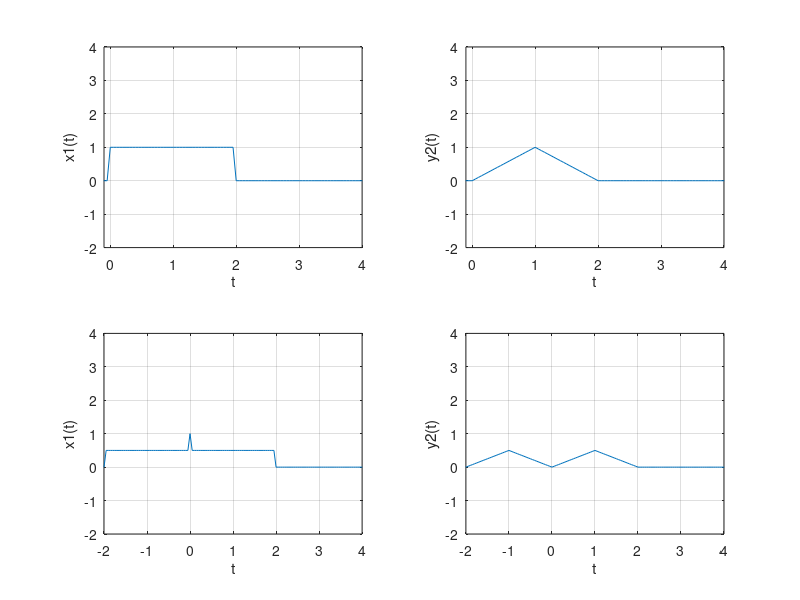

The MATLAB source for this figure:
u=@(t)(t>=0);
x1 = @(u,t)(u(t)-u(t-2)); t =-3:0.05:5;
subplot(2,2,1); plot(t,x1(u,t)); axis([-0.1 4 -2 4]); grid; xlabel('t'); ylabel('x1(t)')
x2 = @(u,t)((u(t)-u(t-1)).*t + (u(t-1)-u(t-2)).*(2-t));
subplot(2,2,2); plot(t,x2(u,t)); axis([-0.1 4 -2 4]); grid; xlabel('t'); ylabel('y2(t)')

y1 = @(u,t)(1/2).*(u(t)-u(t-2));
subplot(2,2,3); plot(t,y1(u,t)+y1(u,-t)); axis([-2 4 -2 4]); grid; xlabel('t'); ylabel('x1(t)')
y2 = @(u,t)(1/2).*((u(t)-u(t-1)).*t + (u(t-1)-u(t-2)).*(2-t));
subplot(2,2,4); plot(t,y2(u,t)+y2(u,-t)); axis([-2 4 -2 4]); grid; xlabel('t'); ylabel('y2(t)')
